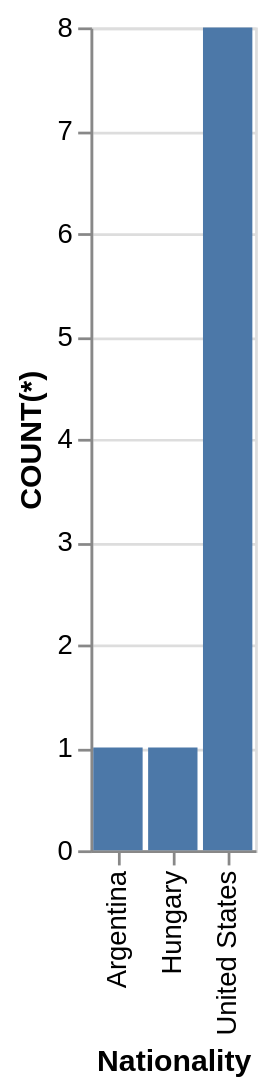

Express this chart as Vega-Lite.
### Vega-Lite specification from a JSON file in a GitHub repository (floating-point values rounded to 4 significant figures)
{"data": {"values": [{"x_data": "Argentina", "y_data": 1}, {"x_data": "Hungary", "y_data": 1}, {"x_data": "United States", "y_data": 8}]}, "mark": "bar", "encoding": {"x": {"field": "x_data", "type": "nominal", "title": "Nationality", "sort": "ascending"}, "y": {"field": "y_data", "type": "quantitative", "title": "COUNT(*)"}}}
